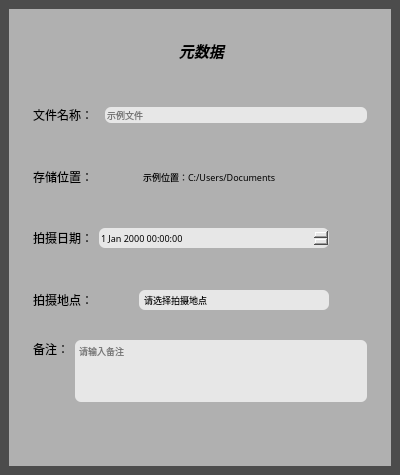
              <widget class="QStackedWidget" name="stackedWidget">
               <property name="styleSheet">
                <string notr="true">background-color: rgb(76, 76, 76);</string>
               </property>
               <property name="currentIndex">
                <number>0</number>
               </property>
               <widget class="QWidget" name="page">
                <layout class="QHBoxLayout" name="horizontalLayout_19">
                 <item>
                  <widget class="QFrame" name="frame_20">
                   <property name="styleSheet">
                    <string notr="true">background-color: rgb(176, 176, 176);
border: none; /* 去掉边框 */

</string>
                   </property>
                   <property name="frameShape">
                    <enum>QFrame::StyledPanel</enum>
                   </property>
                   <property name="frameShadow">
                    <enum>QFrame::Raised</enum>
                   </property>
                   <layout class="QVBoxLayout" name="verticalLayout_9">
                    <property name="leftMargin">
                     <number>15</number>
                    </property>
                    <property name="topMargin">
                     <number>15</number>
                    </property>
                    <property name="rightMargin">
                     <number>15</number>
                    </property>
                    <property name="bottomMargin">
                     <number>15</number>
                    </property>
                    <item>
                     <widget class="QFrame" name="frame_21">
                      <property name="sizePolicy">
                       <sizepolicy hsizetype="Preferred" vsizetype="Expanding">
                        <horstretch>0</horstretch>
                        <verstretch>1</verstretch>
                       </sizepolicy>
                      </property>
                      <property name="minimumSize">
                       <size>
                        <width>0</width>
                        <height>0</height>
                       </size>
                      </property>
                      <property name="maximumSize">
                       <size>
                        <width>16777215</width>
                        <height>16777215</height>
                       </size>
                      </property>
                      <property name="frameShape">
                       <enum>QFrame::StyledPanel</enum>
                      </property>
                      <property name="frameShadow">
                       <enum>QFrame::Raised</enum>
                      </property>
                      <layout class="QHBoxLayout" name="horizontalLayout_7">
                       <property name="spacing">
                        <number>0</number>
                       </property>
                       <property name="topMargin">
                        <number>0</number>
                       </property>
                       <property name="rightMargin">
                        <number>0</number>
                       </property>
                       <property name="bottomMargin">
                        <number>0</number>
                       </property>
                       <item alignment="Qt::AlignHCenter|Qt::AlignVCenter">
                        <widget class="QLabel" name="label">
                         <property name="font">
                          <font>
                           <family>微软雅黑</family>
                           <pointsize>11</pointsize>
                           <weight>75</weight>
                           <italic>true</italic>
                           <bold>true</bold>
                          </font>
                         </property>
                         <property name="text">
                          <string>元数据</string>
                         </property>
                        </widget>
                       </item>
                      </layout>
                     </widget>
                    </item>
                    <item alignment="Qt::AlignHCenter">
                     <widget class="QFrame" name="frame_22">
                      <property name="sizePolicy">
                       <sizepolicy hsizetype="Expanding" vsizetype="Expanding">
                        <horstretch>0</horstretch>
                        <verstretch>6</verstretch>
                       </sizepolicy>
                      </property>
                      <property name="maximumSize">
                       <size>
                        <width>16777215</width>
                        <height>16777215</height>
                       </size>
                      </property>
                      <property name="frameShape">
                       <enum>QFrame::StyledPanel</enum>
                      </property>
                      <property name="frameShadow">
                       <enum>QFrame::Raised</enum>
                      </property>
                      <layout class="QVBoxLayout" name="verticalLayout_10">
                       <property name="spacing">
                        <number>0</number>
                       </property>
                       <property name="leftMargin">
                        <number>0</number>
                       </property>
                       <property name="topMargin">
                        <number>0</number>
                       </property>
                       <property name="rightMargin">
                        <number>0</number>
                       </property>
                       <property name="bottomMargin">
                        <number>0</number>
                       </property>
                       <item alignment="Qt::AlignVCenter">
                        <widget class="QFrame" name="frame_23">
                         <property name="sizePolicy">
                          <sizepolicy hsizetype="Preferred" vsizetype="Expanding">
                           <horstretch>0</horstretch>
                           <verstretch>1</verstretch>
                          </sizepolicy>
                         </property>
                         <property name="maximumSize">
                          <size>
                           <width>16777215</width>
                           <height>16777215</height>
                          </size>
                         </property>
                         <property name="frameShape">
                          <enum>QFrame::StyledPanel</enum>
                         </property>
                         <property name="frameShadow">
                          <enum>QFrame::Raised</enum>
                         </property>
                         <layout class="QHBoxLayout" name="horizontalLayout_8">
                          <item>
                           <widget class="QPushButton" name="pushButton_12">
                            <property name="sizePolicy">
                             <sizepolicy hsizetype="Expanding" vsizetype="Fixed">
                              <horstretch>1</horstretch>
                              <verstretch>0</verstretch>
                             </sizepolicy>
                            </property>
                            <property name="minimumSize">
                             <size>
                              <width>0</width>
                              <height>0</height>
                             </size>
                            </property>
                            <property name="maximumSize">
                             <size>
                              <width>16777215</width>
                              <height>16777215</height>
                             </size>
                            </property>
                            <property name="font">
                             <font>
                              <family>微软雅黑</family>
                              <weight>50</weight>
                              <bold>false</bold>
                             </font>
                            </property>
                            <property name="styleSheet">
                             <string notr="true">QPushButton {
    text-align: left; /* 文本居左对齐 */
}</string>
                            </property>
                            <property name="text">
                             <string>文件名称：</string>
                            </property>
                            <property name="icon">
                             <iconset resource="../res/res.qrc">
                              <normaloff>:/icons/semiDesign-semi-icons-file 1@1x.png</normaloff>:/icons/semiDesign-semi-icons-file 1@1x.png</iconset>
                            </property>
                           </widget>
                          </item>
                          <item>
                           <widget class="QLineEdit" name="lineEdit">
                            <property name="sizePolicy">
                             <sizepolicy hsizetype="Expanding" vsizetype="Fixed">
                              <horstretch>4</horstretch>
                              <verstretch>0</verstretch>
                             </sizepolicy>
                            </property>
                            <property name="minimumSize">
                             <size>
                              <width>0</width>
                              <height>0</height>
                             </size>
                            </property>
                            <property name="maximumSize">
                             <size>
                              <width>16777215</width>
                              <height>16777215</height>
                             </size>
                            </property>
                            <property name="font">
                             <font>
                              <family>微软雅黑</family>
                              <pointsize>7</pointsize>
                             </font>
                            </property>
                            <property name="styleSheet">
                             <string notr="true">border-radius:6px;
background-color: rgb(231, 231, 231);</string>
                            </property>
                            <property name="placeholderText">
                             <string>示例文件</string>
                            </property>
                           </widget>
                          </item>
                         </layout>
                        </widget>
                       </item>
                       <item>
                        <widget class="QFrame" name="frame_26">
                         <property name="sizePolicy">
                          <sizepolicy hsizetype="Preferred" vsizetype="Expanding">
                           <horstretch>0</horstretch>
                           <verstretch>1</verstretch>
                          </sizepolicy>
                         </property>
                         <property name="frameShape">
                          <enum>QFrame::StyledPanel</enum>
                         </property>
                         <property name="frameShadow">
                          <enum>QFrame::Raised</enum>
                         </property>
                         <layout class="QHBoxLayout" name="horizontalLayout_10" stretch="0,0">
                          <item>
                           <widget class="QPushButton" name="pushButton_13">
                            <property name="minimumSize">
                             <size>
                              <width>100</width>
                              <height>0</height>
                             </size>
                            </property>
                            <property name="maximumSize">
                             <size>
                              <width>16777215</width>
                              <height>16777215</height>
                             </size>
                            </property>
                            <property name="font">
                             <font>
                              <family>微软雅黑</family>
                              <weight>50</weight>
                              <bold>false</bold>
                             </font>
                            </property>
                            <property name="styleSheet">
                             <string notr="true">QPushButton {
    text-align: left; /* 文本居左对齐 */
}</string>
                            </property>
                            <property name="text">
                             <string>存储位置：</string>
                            </property>
                            <property name="icon">
                             <iconset resource="../res/res.qrc">
                              <normaloff>:/icons/semiDesign-semi-icons-folder_open 1@1x.png</normaloff>:/icons/semiDesign-semi-icons-folder_open 1@1x.png</iconset>
                            </property>
                           </widget>
                          </item>
                          <item>
                           <widget class="QLabel" name="label_3">
                            <property name="minimumSize">
                             <size>
                              <width>224</width>
                              <height>0</height>
                             </size>
                            </property>
                            <property name="maximumSize">
                             <size>
                              <width>16777215</width>
                              <height>16777215</height>
                             </size>
                            </property>
                            <property name="font">
                             <font>
                              <family>微软雅黑</family>
                              <pointsize>7</pointsize>
                             </font>
                            </property>
                            <property name="text">
                             <string>示例位置：C:/Users/Documents</string>
                            </property>
                           </widget>
                          </item>
                         </layout>
                        </widget>
                       </item>
                       <item>
                        <widget class="QFrame" name="frame_24">
                         <property name="sizePolicy">
                          <sizepolicy hsizetype="Preferred" vsizetype="Expanding">
                           <horstretch>0</horstretch>
                           <verstretch>1</verstretch>
                          </sizepolicy>
                         </property>
                         <property name="frameShape">
                          <enum>QFrame::StyledPanel</enum>
                         </property>
                         <property name="frameShadow">
                          <enum>QFrame::Raised</enum>
                         </property>
                         <layout class="QHBoxLayout" name="horizontalLayout_12">
                          <item>
                           <widget class="QPushButton" name="pushButton_15">
                            <property name="sizePolicy">
                             <sizepolicy hsizetype="Expanding" vsizetype="Fixed">
                              <horstretch>1</horstretch>
                              <verstretch>0</verstretch>
                             </sizepolicy>
                            </property>
                            <property name="minimumSize">
                             <size>
                              <width>0</width>
                              <height>0</height>
                             </size>
                            </property>
                            <property name="maximumSize">
                             <size>
                              <width>16777215</width>
                              <height>16777215</height>
                             </size>
                            </property>
                            <property name="font">
                             <font>
                              <family>微软雅黑</family>
                              <weight>50</weight>
                              <bold>false</bold>
                             </font>
                            </property>
                            <property name="styleSheet">
                             <string notr="true">QPushButton {
    text-align: left; /* 文本居左对齐 */
}</string>
                            </property>
                            <property name="text">
                             <string>拍摄日期：</string>
                            </property>
                            <property name="icon">
                             <iconset resource="../res/res.qrc">
                              <normaloff>:/icons/semiDesign-semi-icons-calendar_clock 1@1x.png</normaloff>:/icons/semiDesign-semi-icons-calendar_clock 1@1x.png</iconset>
                            </property>
                           </widget>
                          </item>
                          <item>
                           <widget class="QDateTimeEdit" name="dateTimeEdit">
                            <property name="sizePolicy">
                             <sizepolicy hsizetype="Expanding" vsizetype="Fixed">
                              <horstretch>4</horstretch>
                              <verstretch>0</verstretch>
                             </sizepolicy>
                            </property>
                            <property name="minimumSize">
                             <size>
                              <width>190</width>
                              <height>20</height>
                             </size>
                            </property>
                            <property name="maximumSize">
                             <size>
                              <width>16777215</width>
                              <height>16777215</height>
                             </size>
                            </property>
                            <property name="font">
                             <font>
                              <family>微软雅黑</family>
                              <pointsize>7</pointsize>
                             </font>
                            </property>
                            <property name="styleSheet">
                             <string notr="true">border-radius:6px;
background-color: rgb(231, 231, 231);</string>
                            </property>
                           </widget>
                          </item>
                          <item>
                           <widget class="QPushButton" name="pushButton_16">
                            <property name="minimumSize">
                             <size>
                              <width>18</width>
                              <height>18</height>
                             </size>
                            </property>
                            <property name="maximumSize">
                             <size>
                              <width>16777215</width>
                              <height>16777215</height>
                             </size>
                            </property>
                            <property name="text">
                             <string/>
                            </property>
                            <property name="icon">
                             <iconset resource="../res/res.qrc">
                              <normaloff>:/icons/收藏@1x.png</normaloff>
                              <normalon>:/icons/收藏点亮@1x.png</normalon>:/icons/收藏@1x.png</iconset>
                            </property>
                           </widget>
                          </item>
                         </layout>
                        </widget>
                       </item>
                       <item>
                        <widget class="QFrame" name="frame_27">
                         <property name="sizePolicy">
                          <sizepolicy hsizetype="Preferred" vsizetype="Expanding">
                           <horstretch>0</horstretch>
                           <verstretch>1</verstretch>
                          </sizepolicy>
                         </property>
                         <property name="frameShape">
                          <enum>QFrame::StyledPanel</enum>
                         </property>
                         <property name="frameShadow">
                          <enum>QFrame::Raised</enum>
                         </property>
                         <layout class="QHBoxLayout" name="horizontalLayout_13">
                          <item>
                           <widget class="QPushButton" name="pushButton_18">
                            <property name="minimumSize">
                             <size>
                              <width>100</width>
                              <height>0</height>
                             </size>
                            </property>
                            <property name="maximumSize">
                             <size>
                              <width>16777215</width>
                              <height>16777215</height>
                             </size>
                            </property>
                            <property name="font">
                             <font>
                              <family>微软雅黑</family>
                              <weight>50</weight>
                              <bold>false</bold>
                             </font>
                            </property>
                            <property name="styleSheet">
                             <string notr="true">QPushButton {
    text-align: left; /* 文本居左对齐 */
}</string>
                            </property>
                            <property name="text">
                             <string>拍摄地点：</string>
                            </property>
                            <property name="icon">
                             <iconset resource="../res/res.qrc">
                              <normaloff>:/icons/semiDesign-semi-icons-map_pin 1 @1x.png</normaloff>:/icons/semiDesign-semi-icons-map_pin 1 @1x.png</iconset>
                            </property>
                           </widget>
                          </item>
                          <item>
                           <widget class="QFrame" name="frame_29">
                            <property name="minimumSize">
                             <size>
                              <width>190</width>
                              <height>20</height>
                             </size>
                            </property>
                            <property name="maximumSize">
                             <size>
                              <width>190</width>
                              <height>20</height>
                             </size>
                            </property>
                            <property name="styleSheet">
                             <string notr="true">border-radius:6px;
background-color: rgb(231, 231, 231);</string>
                            </property>
                            <property name="frameShape">
                             <enum>QFrame::StyledPanel</enum>
                            </property>
                            <property name="frameShadow">
                             <enum>QFrame::Raised</enum>
                            </property>
                            <layout class="QHBoxLayout" name="horizontalLayout_16">
                             <property name="spacing">
                              <number>0</number>
                             </property>
                             <property name="leftMargin">
                              <number>5</number>
                             </property>
                             <property name="topMargin">
                              <number>0</number>
                             </property>
                             <property name="rightMargin">
                              <number>0</number>
                             </property>
                             <property name="bottomMargin">
                              <number>0</number>
                             </property>
                             <item>
                              <widget class="QLabel" name="label_4">
                               <property name="font">
                                <font>
                                 <family>微软雅黑</family>
                                 <pointsize>7</pointsize>
                                </font>
                               </property>
                               <property name="text">
                                <string>请选择拍摄地点</string>
                               </property>
                              </widget>
                             </item>
                             <item alignment="Qt::AlignRight">
                              <widget class="QPushButton" name="pushButton_20">
                               <property name="minimumSize">
                                <size>
                                 <width>15</width>
                                 <height>15</height>
                                </size>
                               </property>
                               <property name="maximumSize">
                                <size>
                                 <width>16777215</width>
                                 <height>16777215</height>
                                </size>
                               </property>
                               <property name="font">
                                <font>
                                 <family>微软雅黑</family>
                                 <pointsize>7</pointsize>
                                </font>
                               </property>
                               <property name="styleSheet">
                                <string notr="true">border-radius:6px;
background-color: rgb(231, 231, 231);</string>
                               </property>
                               <property name="text">
                                <string/>
                               </property>
                               <property name="icon">
                                <iconset resource="../res/res.qrc">
                                 <normaloff>:/icons/semiDesign-semi-icons-globe 1@1x.png</normaloff>:/icons/semiDesign-semi-icons-globe 1@1x.png</iconset>
                               </property>
                               <property name="shortcut">
                                <string>Ctrl+P</string>
                               </property>
                              </widget>
                             </item>
                            </layout>
                           </widget>
                          </item>
                          <item>
                           <widget class="QPushButton" name="pushButton_17">
                            <property name="minimumSize">
                             <size>
                              <width>18</width>
                              <height>18</height>
                             </size>
                            </property>
                            <property name="maximumSize">
                             <size>
                              <width>16777215</width>
                              <height>16777215</height>
                             </size>
                            </property>
                            <property name="text">
                             <string/>
                            </property>
                            <property name="icon">
                             <iconset resource="../res/res.qrc">
                              <normaloff>:/icons/收藏@1x.png</normaloff>
                              <normalon>:/icons/收藏点亮@1x.png</normalon>:/icons/收藏@1x.png</iconset>
                            </property>
                           </widget>
                          </item>
                         </layout>
                        </widget>
                       </item>
                       <item>
                        <widget class="QFrame" name="frame_25">
                         <property name="sizePolicy">
                          <sizepolicy hsizetype="Preferred" vsizetype="Expanding">
                           <horstretch>0</horstretch>
                           <verstretch>1</verstretch>
                          </sizepolicy>
                         </property>
                         <property name="frameShape">
                          <enum>QFrame::StyledPanel</enum>
                         </property>
                         <property name="frameShadow">
                          <enum>QFrame::Raised</enum>
                         </property>
                         <layout class="QHBoxLayout" name="horizontalLayout_14">
                          <item alignment="Qt::AlignTop">
                           <widget class="QPushButton" name="pushButton_19">
                            <property name="minimumSize">
                             <size>
                              <width>0</width>
                              <height>0</height>
                             </size>
                            </property>
                            <property name="maximumSize">
                             <size>
                              <width>16777215</width>
                              <height>16777215</height>
                             </size>
                            </property>
                            <property name="font">
                             <font>
                              <family>微软雅黑</family>
                              <weight>50</weight>
                              <bold>false</bold>
                             </font>
                            </property>
                            <property name="styleSheet">
                             <string notr="true">QPushButton {
    text-align: left; /* 文本居左对齐 */
}</string>
                            </property>
                            <property name="text">
                             <string>备注：</string>
                            </property>
                            <property name="icon">
                             <iconset resource="../res/res.qrc">
                              <normaloff>:/icons/semiDesign-semi-icons-comment 1@1x.png</normaloff>:/icons/semiDesign-semi-icons-comment 1@1x.png</iconset>
                            </property>
                           </widget>
                          </item>
                          <item>
                           <widget class="QTextEdit" name="textEdit">
                            <property name="minimumSize">
                             <size>
                              <width>224</width>
                              <height>62</height>
                             </size>
                            </property>
                            <property name="maximumSize">
                             <size>
                              <width>16777215</width>
                              <height>16777215</height>
                             </size>
                            </property>
                            <property name="font">
                             <font>
                              <family>微软雅黑</family>
                              <pointsize>7</pointsize>
                             </font>
                            </property>
                            <property name="styleSheet">
                             <string notr="true">border-radius:6px;
background-color: rgb(231, 231, 231);</string>
                            </property>
                            <property name="placeholderText">
                             <string>请输入备注</string>
                            </property>
                           </widget>
                          </item>
                         </layout>
                        </widget>
                       </item>
                      </layout>
                     </widget>
                    </item>
                    <item>
                     <spacer name="verticalSpacer">
                      <property name="orientation">
                       <enum>Qt::Vertical</enum>
                      </property>
                      <property name="sizeType">
                       <enum>QSizePolicy::Expanding</enum>
                      </property>
                      <property name="sizeHint" stdset="0">
                       <size>
                        <width>20</width>
                        <height>40</height>
                       </size>
                      </property>
                     </spacer>
                    </item>
                   </layout>
                  </widget>
                 </item>
                </layout>
               </widget>
               <widget class="QWidget" name="page_2">
                <layout class="QHBoxLayout" name="horizontalLayout_18">
                 <item>
                  <widget class="QGraphicsView" name="graphicsView">
                   <property name="minimumSize">
                    <size>
                     <width>0</width>
                     <height>0</height>
                    </size>
                   </property>
                   <property name="maximumSize">
                    <size>
                     <width>16777215</width>
                     <height>16777215</height>
                    </size>
                   </property>
                   <property name="styleSheet">
                    <string notr="true">background-image: url(:/images/img1.png);
border: none;</string>
                   </property>
                  </widget>
                 </item>
                </layout>
               </widget>
              </widget>
